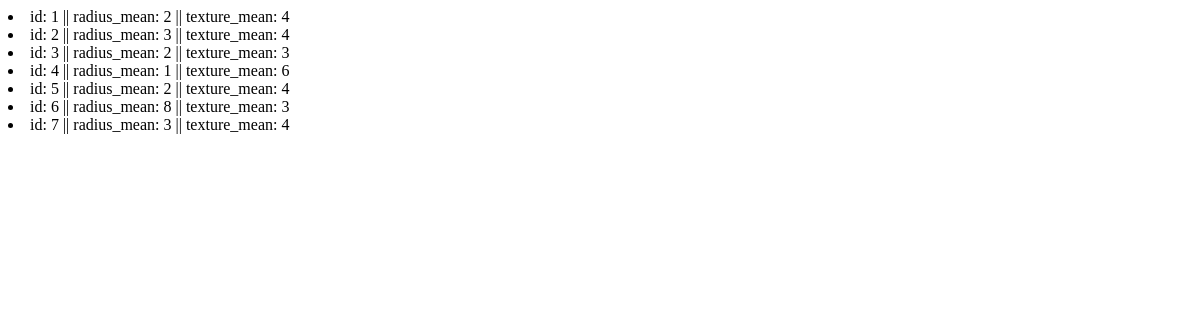
Page /see_data on the earlier database version.
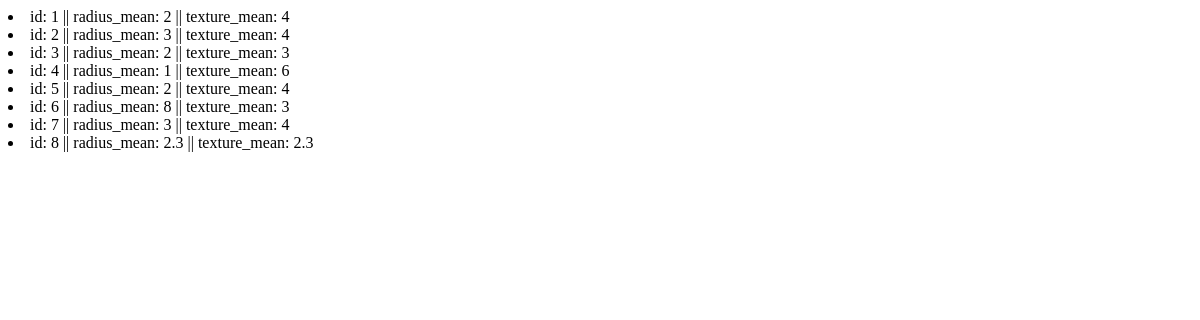
Same page on the later database version.
### app.py (models this page shows, shortened)
class Patient(db.Model):
      id = db.Column(db.Integer, primary_key = True)
      radius_mean = db.Column(db.Float)
      texture_mean = db.Column(db.Float)

### app.py (the view)
@app.route('/see_data')
def see_data():
      myPatient = Patient.query.all()
      return render_template('see_data.html' , myPatient = myPatient)

### templates/see_data.html (shortened to what this page needs)
<!DOCTYPE html>
<html>
<head>
</head>
<body>
    {% for patient in myPatient %}
        <li>id: {{ patient.id }} || radius_mean: {{ patient.radius_mean }} || texture_mean: {{ patient.texture_mean }}</li>
    {% endfor %}
</body>
</html>

Differences in the rows shown:
added Patient: id "8", radius_mean "2.3", texture_mean "2.3"
